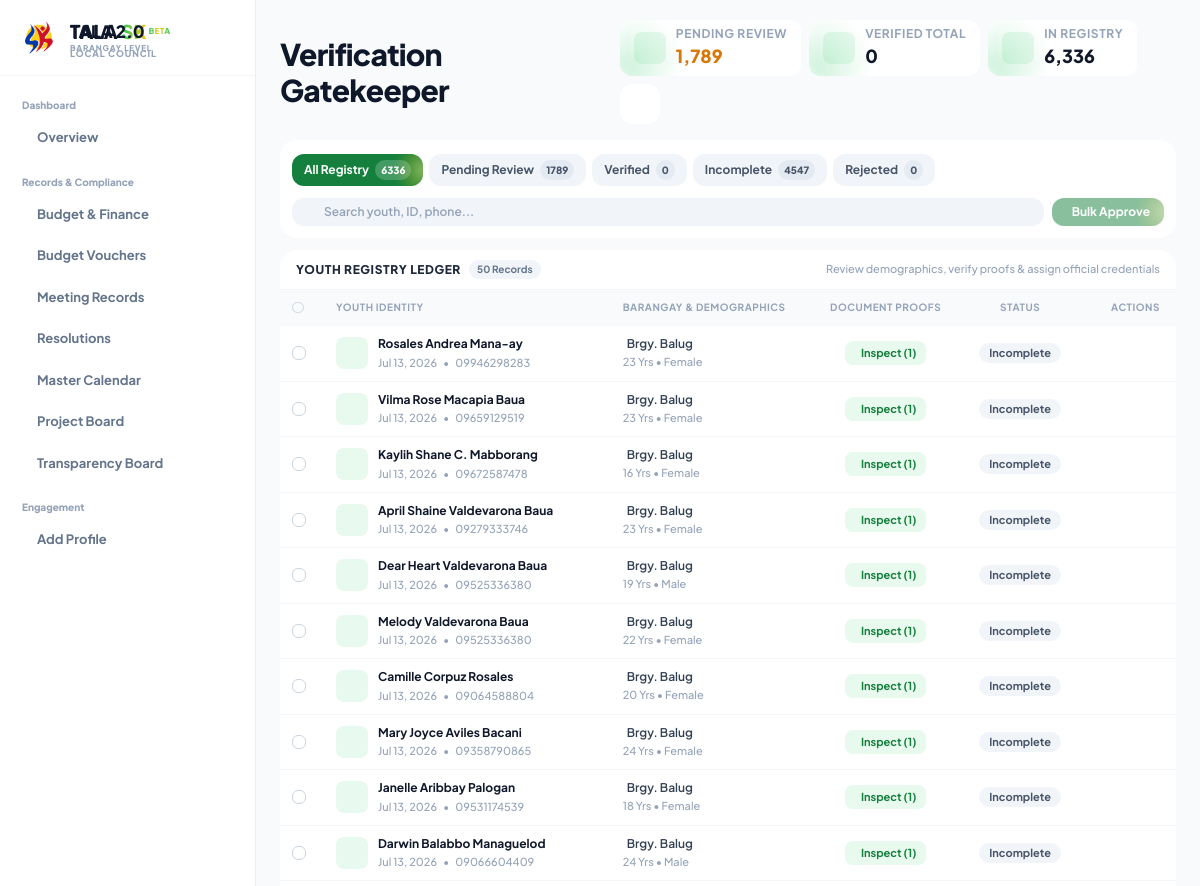
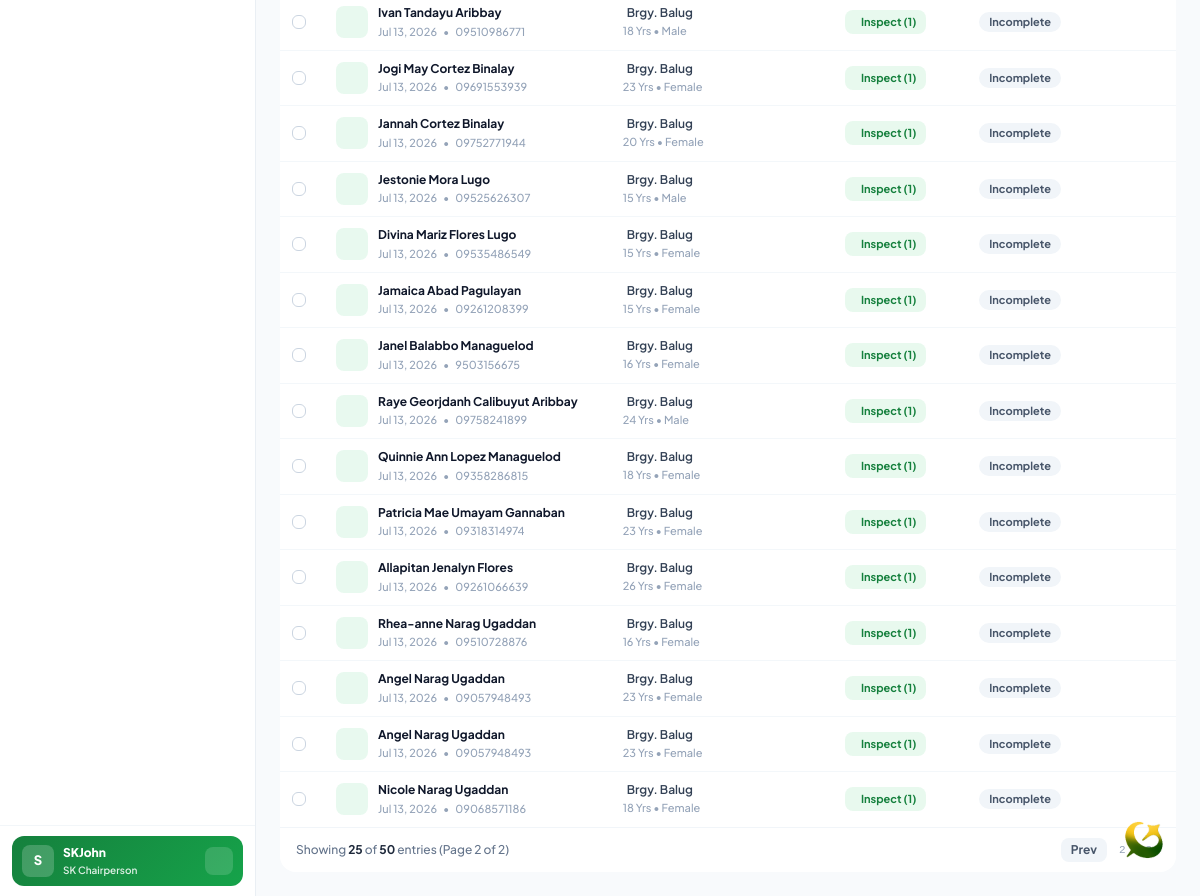
Page /admin_mom.php?page=2 (signed in) on the committed database (2 pictures, top to bottom).
### tables this page shows
CREATE TABLE `youth_registry` (
  `id` int(11) NOT NULL,
  `timestamp_recorded` varchar(100) DEFAULT NULL,
  `last_name` varchar(100) DEFAULT NULL,
  `middle_name` varchar(100) DEFAULT NULL,
  `first_name` varchar(100) DEFAULT NULL,
  `full_name` varchar(255) DEFAULT NULL,
  `barangay` varchar(100) DEFAULT NULL,
  `sex` varchar(20) DEFAULT NULL,
  `age` int(11) DEFAULT NULL,
  `birthday` varchar(100) DEFAULT NULL,
  `email_address` varchar(150) DEFAULT NULL,
  `cellphone_number` varchar(50) DEFAULT NULL,
  `civil_status` varchar(50) DEFAULT NULL,
  `year_level` varchar(100) DEFAULT NULL,
  `registered_sk_voter` varchar(50) DEFAULT NULL,
  `registered_national_voter` varchar(50) DEFAULT NULL,
  `attended_kk_assembly` varchar(50) DEFAULT NULL,
  `youth_age_group` varchar(100) DEFAULT NULL,
  `youth_classification` varchar(100) DEFAULT NULL,
  `educational_background` varchar(255) DEFAULT NULL,
  `name_of_school` varchar(255) DEFAULT NULL,
  `work_status` varchar(100) DEFAULT NULL,
  `sk_assembly_times` varchar(255) DEFAULT NULL,
  `sk_assembly_why_no` text DEFAULT NULL,
  `voted_2023` varchar(50) DEFAULT NULL,
  `birth_cert_file` text DEFAULT NULL,
  `valid_id_file` text DEFAULT NULL,
  `residency_file` text DEFAULT NULL,
  `document_status` varchar(100) DEFAULT 'Incomplete',
  `deped_enrollment_status` varchar(50) DEFAULT 'Pending Verification',
  `peso_vital_status` varchar(50) DEFAULT 'Alive / Active',
  `mho_pregnancy_status` varchar(50) DEFAULT 'No Record',
  `mswdo_case_status` varchar(50) DEFAULT 'No Record / Cleared',
  `created_at` timestamp NULL DEFAULT current_timestamp(),
  `skills` varchar(255) DEFAULT NULL,
  `peso_status` varchar(50) DEFAULT NULL,
  `peso_general_status` varchar(50) DEFAULT NULL,
  `peso_skills_cert` varchar(50) DEFAULT NULL,
  `peso_gov_program` varchar(50) DEFAULT NULL,
  `mcr_birth_status` varchar(50) DEFAULT NULL,
  `mcr_civil_status` varchar(50) DEFAULT NULL,
  `mcr_vital_status` varchar(50) DEFAULT 'Alive',
  `mswdo_4ps` varchar(50) DEFAULT NULL,
  `mswdo_pwd` varchar(50) DEFAULT NULL,
  `mswdo_solo_parent` varchar(50) DEFAULT NULL,
  `mswdo_indigent` varchar(50) DEFAULT NULL,
  `mayor_scholarship` varchar(50) DEFAULT NULL,
  `bplo_business_owner` varchar(10) DEFAULT 'No',
  `bplo_business_name` varchar(255) DEFAULT NULL,
  `lat` decimal(10,8) DEFAULT NULL,
  `lng` decimal(11,8) DEFAULT NULL,
  `vulnerability_status` varchar(50) DEFAULT 'None',
  `latitude` decimal(10,8) DEFAULT NULL,
  `longitude` decimal(11,8) DEFAULT NULL,
  `youth_id` varchar(50) DEFAULT NULL
);

### admin_mom.php (the view, shortened to what the rows shown need)
<?php
require_once 'db_connect.php';
$admin_barangay = $_SESSION['barangay_assigned'] ?? 'All';
$isAdmin = ($_SESSION['role'] === 'admin');
try { $pdo->exec("ALTER TABLE `youth_registry` ADD COLUMN `youth_id` VARCHAR(50) NULL"); } catch (Exception $e) {}
$barangay_filter = $_GET['barangay'] ?? 'All';
$page = max(1, (int)($_GET['page'] ?? 1));
$limit = 25;
$offset = ($page - 1) * $limit;
$whereClause = "WHERE 1=1";
$params = [];
if (!$isAdmin && $admin_barangay !== 'All') {
    $whereClause .= " AND barangay = ?";
    $params[] = $admin_barangay;
} elseif ($barangay_filter !== 'All') {
    $whereClause .= " AND barangay = ?";
    $params[] = $barangay_filter;
}
$list_stmt = $pdo->prepare("SELECT * FROM youth_registry $whereClause ORDER BY (document_status IN ('Pending Validation', 'Complete (All Files)')) DESC, id DESC LIMIT $limit OFFSET $offset");
$list_stmt->execute($params);
$youth_list = $list_stmt->fetchAll(PDO::FETCH_ASSOC) ?: [];
?>
<!DOCTYPE html>
<html lang="en" class="light">
<head>
    <script src="https://cdn.tailwindcss.com"></script>
</head>
<body class="bg-slate-50 dark:bg-zinc-950 text-slate-800 dark:text-zinc-100 antialiased flex min-h-screen lg:h-screen overflow-x-hidden overflow-y-auto lg:overflow-hidden selection:bg-[#15803d] selection:text-white dark:selection:bg-[#16a34a] dark:selection:text-white transition-colors duration-300">
    <?php
    if ($isAdmin) { include 'sidebar_admin.php'; }
    else { include 'sidebar_sk.php'; }
    ?>
    <main class="md:ml-64 pt-20 md:pt-4 px-3 md:px-6 pb-28 md:pb-6 custom-scrollbar flex-1 w-full transition-all duration-300 relative z-10 min-h-screen lg:h-screen overflow-y-auto flex flex-col justify-between">
        <div class="max-w-[1600px] mx-auto w-full flex-1 flex flex-col justify-start min-h-0 space-y-2.5 md:space-y-3">
            <div class="flex flex-col sm:flex-row justify-between items-start sm:items-center py-1 gap-2.5 transition-colors flex-shrink-0 xl:pr-14">
                <div class="flex items-center gap-2.5">
                    <div>
                        <h1 class="text-xl md:text-2xl lg:text-3xl font-black tracking-tight text-slate-900 dark:text-white transition-colors">
                            Verification Gatekeeper
                        </h1>
                    </div>
                </div>
            </div>
            <form method="POST" id="batchForm" class="flex-1 flex flex-col min-h-0">
                <div class="glass-card rounded-2xl overflow-hidden flex flex-col flex-1 min-h-0 transition-colors">
                    <div class="overflow-x-auto overflow-y-auto flex-1 custom-scrollbar min-h-0">
                        <table class="w-full text-left border-collapse min-w-[800px]">
                            <thead class="sticky top-0 z-10">
                                <tr class="text-[10px] font-bold text-slate-400 dark:text-zinc-500 uppercase tracking-wider bg-slate-50/90 dark:bg-zinc-900/90 backdrop-blur-sm transition-colors border-b border-slate-100 dark:border-zinc-800/80">
                                    <th class="py-2.5 px-3 w-10 text-center">
                                        <input type="checkbox" class="batch-checkbox" id="selectAll" onclick="toggleAll(this)">
                                    </th>
                                    <th class="py-2.5 px-4">Youth Identity</th>
                                    <th class="py-2.5 px-4">Barangay & Demographics</th>
                                    <th class="py-2.5 px-4 text-center">Document Proofs</th>
                                    <th class="py-2.5 px-4 text-center">Status</th>
                                    <th class="py-2.5 px-4 text-right">Actions</th>
                                </tr>
                            </thead>
                            <tbody class="text-xs font-medium divide-y divide-slate-100/80 dark:divide-zinc-800/60 transition-colors">
                                <?php if (!empty($youth_list)): ?>
                                    <?php foreach ($youth_list as $y):
                                        $age = !empty($y['age']) ? (int)$y['age'] : 0;
                                        $submitted = !empty($y['created_at']) ? date('M j, Y', strtotime($y['created_at'])) : (!empty($y['timestamp_recorded']) ? date('M j, Y', strtotime($y['timestamp_recorded'])) : '—');
                                        $status = $y['document_status'] ?? 'Incomplete';
                                        $isVerified = ($status === 'Verified');
                                        $isRejected = ($status === 'Rejected');
                                        $isReview = ($status === 'Pending Validation' || $status === 'Complete (All Files)');
                                        $hasValidId = !empty($y['valid_id_file']);
                                        $hasBirthCert = !empty($y['birth_cert_file']);
                                        $hasResidency = !empty($y['residency_file']);
                                        $docsCount = ($hasValidId ? 1 : 0) + ($hasBirthCert ? 1 : 0) + ($hasResidency ? 1 : 0);
                                    ?>
                                        <tr class="hover:bg-slate-50/60 dark:hover:bg-zinc-800/30 transition-colors group">
                                            <td class="py-2.5 px-3 text-center align-middle">
                                                <input type="checkbox" name="selected_ids[]" value="<?= $y['id'] ?>" class="batch-checkbox item-checkbox" onchange="checkSelection()">
                                            </td>
                                            <td class="py-2.5 px-4 align-middle">
                                                <div class="flex items-center gap-2.5">
                                                    <div class="w-8 h-8 rounded-lg bg-green-500/10 text-green-600 dark:text-green-500 flex items-center justify-center font-bold text-xs flex-shrink-0">
                                                    </div>
                                                    <div class="min-w-0">
                                                        <p class="font-bold text-slate-900 dark:text-white text-xs leading-snug truncate group-hover:text-green-700 dark:group-hover:text-green-400 transition-colors">
                                                            <?= htmlspecialchars($y['full_name']) ?>
                                                        </p>
                                                        <div class="flex items-center gap-1.5 text-[11px] text-slate-400 dark:text-zinc-500 mt-0.5">
                                                            <span><?= $submitted ?></span>
                                                            <?php if (!empty($y['cellphone_number'])): ?>
                                                                <span>&bull;</span>
                                                                <span class="truncate max-w-[100px]"><?= htmlspecialchars($y['cellphone_number']) ?></span>
                                                            <?php endif; ?>
                                                        </div>
                                                    </div>
                                                </div>
                                            </td>
                                            <td class="py-2.5 px-4 align-middle whitespace-nowrap">
                                                <p class="text-xs font-semibold text-slate-700 dark:text-zinc-300 flex items-center gap-1">
                                                    <span>Brgy. <?= htmlspecialchars($y['barangay']) ?></span>
                                                </p>
                                                <p class="text-[11px] text-slate-400 dark:text-zinc-500 font-medium mt-0.5">
                                                    <?= $age > 0 ? $age . ' Yrs' : 'Age —' ?> &bull; <?= htmlspecialchars($y['sex'] ?? '—') ?>
                                                </p>
                                            </td>
                                            <td class="py-2.5 px-4 text-center align-middle whitespace-nowrap">
                                                <?php if ($docsCount > 0): ?>
                                                    <button type="button" onclick="openDocModal(<?= htmlspecialchars(json_encode($y), ENT_QUOTES, 'UTF-8') ?>)" class="inline-flex items-center gap-1.5 px-2.5 py-1 rounded-lg bg-green-500/10 hover:bg-green-500/20 text-green-700 dark:text-green-400 text-[11px] font-bold tap-effect transition-colors">
                                                        <span>Inspect (<?= $docsCount ?>)</span>
                                                    </button>
                                                <?php else: ?>
                                                    <span class="inline-flex items-center gap-1 text-[11px] font-semibold text-slate-400 dark:text-zinc-500 bg-slate-100 dark:bg-zinc-800/60 px-2 py-0.5 rounded-md">
                                                        <i class="ph-bold ph-file-dashed text-xs"></i> None
                                                    </span>
                                                <?php endif; ?>
                                            </td>
                                            <td class="py-2.5 px-4 text-center align-middle whitespace-nowrap">
                                                <?php if ($isVerified): ?>
                                                    <span class="inline-flex items-center gap-1 px-2.5 py-0.5 rounded-full text-[11px] font-bold bg-green-500/10 text-green-700 dark:text-green-400">
                                                        <span class="w-1.5 h-1.5 rounded-full bg-green-500"></span> Verified
                                                    </span>
                                                <?php elseif ($isRejected): ?>
                                                    <span class="inline-flex items-center gap-1 px-2.5 py-0.5 rounded-full text-[11px] font-bold bg-rose-500/10 text-rose-700 dark:text-rose-400">
                                                        <span class="w-1.5 h-1.5 rounded-full bg-rose-500"></span> Rejected
                                                    </span>
                                                <?php elseif ($isReview): ?>
                                                    <span class="inline-flex items-center gap-1 px-2.5 py-0.5 rounded-full text-[11px] font-bold bg-amber-500/10 text-amber-700 dark:text-amber-400">
                                                        <span class="w-1.5 h-1.5 rounded-full bg-amber-500"></span> Pending Review
                                                    </span>
                                                <?php else: ?>
                                                    <span class="inline-flex items-center gap-1 px-2.5 py-0.5 rounded-full text-[11px] font-bold bg-slate-100 dark:bg-zinc-800 text-slate-600 dark:text-zinc-400">
                                                        <?= htmlspecialchars($status) ?>
                                                    </span>
                                                <?php endif; ?>
                                            </td>
                                            <td class="py-2.5 px-4 text-right align-middle whitespace-nowrap">
                                                <div class="flex items-center justify-end gap-1">
                                                    <?php if (!$isVerified): ?>
                                                        <button type="button" onclick="approveSingle(<?= $y['id'] ?>)" class="w-7 h-7 inline-flex items-center justify-center rounded-lg text-slate-400 hover:text-green-600 dark:hover:text-green-400 hover:bg-green-500/10 transition-colors tap-effect" title="Approve & Assign ID">
                                                        </button>
                                                    <?php endif; ?>
                                                    <?php if (!$isRejected): ?>
                                                        <button type="button" onclick="rejectSingle(<?= $y['id'] ?>)" class="w-7 h-7 inline-flex items-center justify-center rounded-lg text-slate-400 hover:text-rose-600 dark:hover:text-rose-400 hover:bg-rose-500/10 transition-colors tap-effect" title="Reject Application">
                                                        </button>
                                                    <?php endif; ?>
                                                </div>
                                            </td>
                                        </tr>
                                    <?php endforeach; ?>
                                <?php endif; ?>
                            </tbody>
                        </table>
                    </div>
                </div>
            </form>
        </div>
    </main>
</body>
</html>

### rows in the picture
youth_registry: full_name "Rosales Andrea Mana-ay", created_at "Jul 13, 2026", cellphone_number "09946298283", barangay "Balug", age "23", sex "Female", docsCount "1", document_status "Incomplete"
youth_registry: full_name "Vilma Rose Macapia Baua", created_at "Jul 13, 2026", cellphone_number "09659129519", barangay "Balug", age "23", sex "Female", docsCount "1", document_status "Incomplete"
youth_registry: full_name "Kaylih Shane C. Mabborang", created_at "Jul 13, 2026", cellphone_number "09672587478", barangay "Balug", age "16", sex "Female", docsCount "1", document_status "Incomplete"
youth_registry: full_name "April Shaine Valdevarona Baua", created_at "Jul 13, 2026", cellphone_number "09279333746", barangay "Balug", age "23", sex "Female", docsCount "1", document_status "Incomplete"
youth_registry: full_name "Dear Heart Valdevarona Baua", created_at "Jul 13, 2026", cellphone_number "09525336380", barangay "Balug", age "19", sex "Male", docsCount "1", document_status "Incomplete"
youth_registry: full_name "Melody Valdevarona Baua", created_at "Jul 13, 2026", cellphone_number "09525336380", barangay "Balug", age "22", sex "Female", docsCount "1", document_status "Incomplete"
youth_registry: full_name "Camille Corpuz Rosales", created_at "Jul 13, 2026", cellphone_number "09064588804", barangay "Balug", age "20", sex "Female", docsCount "1", document_status "Incomplete"
youth_registry: full_name "Mary Joyce Aviles Bacani", created_at "Jul 13, 2026", cellphone_number "09358790865", barangay "Balug", age "24", sex "Female", docsCount "1", document_status "Incomplete"
youth_registry: full_name "Janelle Aribbay Palogan", created_at "Jul 13, 2026", cellphone_number "09531174539", barangay "Balug", age "18", sex "Female", docsCount "1", document_status "Incomplete"
youth_registry: full_name "Darwin Balabbo Managuelod", created_at "Jul 13, 2026", cellphone_number "09066604409", barangay "Balug", age "24", sex "Male", docsCount "1", document_status "Incomplete"
youth_registry: full_name "Ivan Tandayu Aribbay", created_at "Jul 13, 2026", cellphone_number "09510986771", barangay "Balug", age "18", sex "Male", docsCount "1", document_status "Incomplete"
youth_registry: full_name "Jogi May Cortez Binalay", created_at "Jul 13, 2026", cellphone_number "09691553939", barangay "Balug", age "23", sex "Female", docsCount "1", document_status "Incomplete"
youth_registry: full_name "Jannah Cortez Binalay", created_at "Jul 13, 2026", cellphone_number "09752771944", barangay "Balug", age "20", sex "Female", docsCount "1", document_status "Incomplete"
youth_registry: full_name "Jestonie Mora Lugo", created_at "Jul 13, 2026", cellphone_number "09525626307", barangay "Balug", age "15", sex "Male", docsCount "1", document_status "Incomplete"
youth_registry: full_name "Divina Mariz Flores Lugo", created_at "Jul 13, 2026", cellphone_number "09535486549", barangay "Balug", age "15", sex "Female", docsCount "1", document_status "Incomplete"
youth_registry: full_name "Jamaica Abad Pagulayan", created_at "Jul 13, 2026", cellphone_number "09261208399", barangay "Balug", age "15", sex "Female", docsCount "1", document_status "Incomplete"
youth_registry: full_name "Janel Balabbo Managuelod", created_at "Jul 13, 2026", cellphone_number "9503156675", barangay "Balug", age "16", sex "Female", docsCount "1", document_status "Incomplete"
youth_registry: full_name "Raye Georjdanh Calibuyut Aribbay", created_at "Jul 13, 2026", cellphone_number "09758241899", barangay "Balug", age "24", sex "Male", docsCount "1", document_status "Incomplete"
youth_registry: full_name "Quinnie Ann Lopez Managuelod", created_at "Jul 13, 2026", cellphone_number "09358286815", barangay "Balug", age "18", sex "Female", docsCount "1", document_status "Incomplete"
youth_registry: full_name "Patricia Mae Umayam Gannaban", created_at "Jul 13, 2026", cellphone_number "09318314974", barangay "Balug", age "23", sex "Female", docsCount "1", document_status "Incomplete"
youth_registry: full_name "Allapitan Jenalyn Flores", created_at "Jul 13, 2026", cellphone_number "09261066639", barangay "Balug", age "26", sex "Female", docsCount "1", document_status "Incomplete"
youth_registry: full_name "Rhea-anne Narag Ugaddan", created_at "Jul 13, 2026", cellphone_number "09510728876", barangay "Balug", age "16", sex "Female", docsCount "1", document_status "Incomplete"
youth_registry: full_name "Angel Narag Ugaddan", created_at "Jul 13, 2026", cellphone_number "09057948493", barangay "Balug", age "23", sex "Female", docsCount "1", document_status "Incomplete"
youth_registry: full_name "Angel Narag Ugaddan", created_at "Jul 13, 2026", cellphone_number "09057948493", barangay "Balug", age "23", sex "Female", docsCount "1", document_status "Incomplete"
youth_registry: full_name "Nicole Narag Ugaddan", created_at "Jul 13, 2026", cellphone_number "09068571186", barangay "Balug", age "18", sex "Female", docsCount "1", document_status "Incomplete"

### other values in the picture
substr($sk_name, 0, 1) "S"
$sk_name "SKJohn"
$position "SK Chairperson"
$pending_count "1,789"
$verified_count "0"
$total_registry "6,336"
$tab['label'] "All Registry"
$tab['count'] "6336"
$tab['label'] "Pending Review"
$tab['count'] "1789"
$tab['label'] "Verified"
$tab['count'] "0"
$tab['label'] "Incomplete"
$tab['count'] "4547"
$tab['label'] "Rejected"
